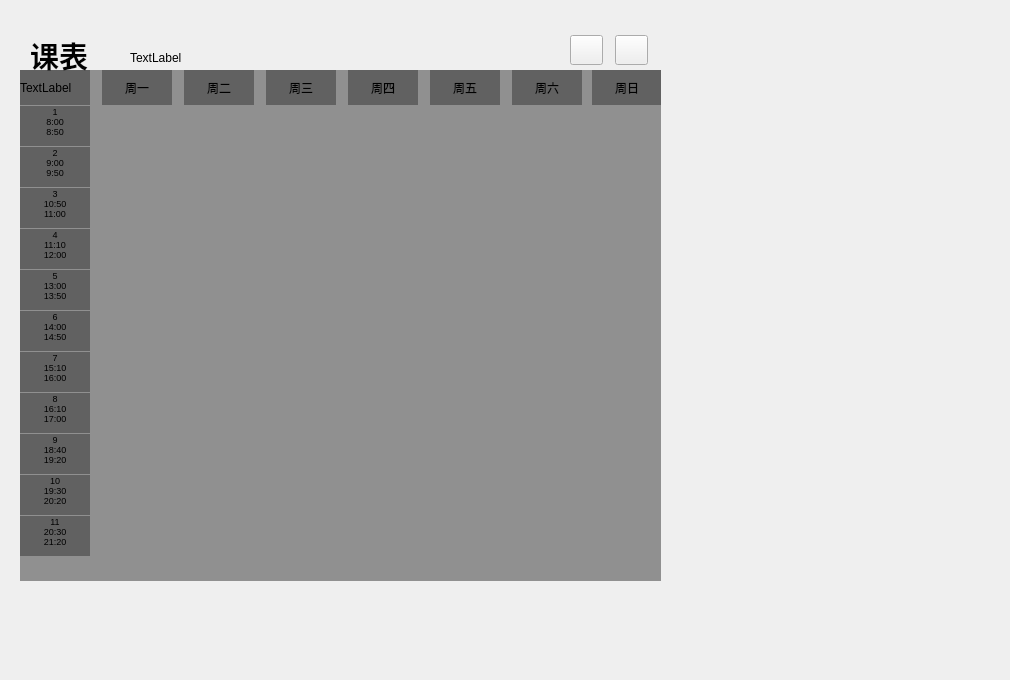
   <widget class="QWidget" name="page_classsheet">
    <widget class="QWidget" name="maincontextphoto_2" native="true">
     <property name="geometry">
      <rect>
       <x>0</x>
       <y>0</y>
       <width>1001</width>
       <height>671</height>
      </rect>
     </property>
     <property name="styleSheet">
      <string notr="true">QWidget#maincontextphoto_2
{
image: url(:/Themes/Assets/Themes/backgrounds/beach/2560x1600.jpg);

}</string>
     </property>
     <widget class="QLabel" name="ClassSheetTiltleLabel">
      <property name="geometry">
       <rect>
        <x>30</x>
        <y>40</y>
        <width>131</width>
        <height>31</height>
       </rect>
      </property>
      <property name="font">
       <font>
        <family>微软雅黑</family>
        <pointsize>22</pointsize>
        <bold>true</bold>
        <stylestrategy>PreferAntialias</stylestrategy>
       </font>
      </property>
      <property name="text">
       <string>课表</string>
      </property>
      <property name="textFormat">
       <enum>Qt::TextFormat::PlainText</enum>
      </property>
     </widget>
     <widget class="QLabel" name="MydayDateLabel_2">
      <property name="geometry">
       <rect>
        <x>130</x>
        <y>50</y>
        <width>121</width>
        <height>16</height>
       </rect>
      </property>
      <property name="text">
       <string>TextLabel</string>
      </property>
     </widget>
     <widget class="QWidget" name="class_sheet_widget" native="true">
      <property name="geometry">
       <rect>
        <x>20</x>
        <y>70</y>
        <width>641</width>
        <height>511</height>
       </rect>
      </property>
      <property name="styleSheet">
       <string notr="true">background-color: rgba(50, 50, 50, 128);</string>
      </property>
      <widget class="QLabel" name="nowmonth">
       <property name="geometry">
        <rect>
         <x>0</x>
         <y>0</y>
         <width>70</width>
         <height>35</height>
        </rect>
       </property>
       <property name="text">
        <string>TextLabel</string>
       </property>
      </widget>
      <widget class="QLabel" name="MondayLabel">
       <property name="geometry">
        <rect>
         <x>82</x>
         <y>0</y>
         <width>70</width>
         <height>35</height>
        </rect>
       </property>
       <property name="text">
        <string>周一</string>
       </property>
       <property name="alignment">
        <set>Qt::AlignmentFlag::AlignCenter</set>
       </property>
      </widget>
      <widget class="QLabel" name="TuesdayLabel">
       <property name="geometry">
        <rect>
         <x>164</x>
         <y>0</y>
         <width>70</width>
         <height>35</height>
        </rect>
       </property>
       <property name="text">
        <string>周二</string>
       </property>
       <property name="alignment">
        <set>Qt::AlignmentFlag::AlignCenter</set>
       </property>
      </widget>
      <widget class="QLabel" name="ThursdayLabel">
       <property name="geometry">
        <rect>
         <x>246</x>
         <y>0</y>
         <width>70</width>
         <height>35</height>
        </rect>
       </property>
       <property name="text">
        <string>周三</string>
       </property>
       <property name="alignment">
        <set>Qt::AlignmentFlag::AlignCenter</set>
       </property>
      </widget>
      <widget class="QLabel" name="WednesdayLabel">
       <property name="geometry">
        <rect>
         <x>328</x>
         <y>0</y>
         <width>70</width>
         <height>35</height>
        </rect>
       </property>
       <property name="text">
        <string>周四</string>
       </property>
       <property name="alignment">
        <set>Qt::AlignmentFlag::AlignCenter</set>
       </property>
      </widget>
      <widget class="QLabel" name="FridayLabel">
       <property name="geometry">
        <rect>
         <x>492</x>
         <y>0</y>
         <width>70</width>
         <height>35</height>
        </rect>
       </property>
       <property name="text">
        <string>周六</string>
       </property>
       <property name="alignment">
        <set>Qt::AlignmentFlag::AlignCenter</set>
       </property>
      </widget>
      <widget class="QLabel" name="SaturdayLabel">
       <property name="geometry">
        <rect>
         <x>572</x>
         <y>0</y>
         <width>70</width>
         <height>35</height>
        </rect>
       </property>
       <property name="text">
        <string>周日</string>
       </property>
       <property name="alignment">
        <set>Qt::AlignmentFlag::AlignCenter</set>
       </property>
      </widget>
      <widget class="QLabel" name="Sundaylabel">
       <property name="geometry">
        <rect>
         <x>410</x>
         <y>0</y>
         <width>70</width>
         <height>35</height>
        </rect>
       </property>
       <property name="text">
        <string>周五</string>
       </property>
       <property name="alignment">
        <set>Qt::AlignmentFlag::AlignCenter</set>
       </property>
      </widget>
      <widget class="QLabel" name="label_9">
       <property name="geometry">
        <rect>
         <x>0</x>
         <y>36</y>
         <width>70</width>
         <height>40</height>
        </rect>
       </property>
       <property name="font">
        <font>
         <pointsize>7</pointsize>
        </font>
       </property>
       <property name="text">
        <string>1
8:00
8:50</string>
       </property>
       <property name="alignment">
        <set>Qt::AlignmentFlag::AlignHCenter|Qt::AlignmentFlag::AlignTop</set>
       </property>
      </widget>
      <widget class="QLabel" name="label_11">
       <property name="geometry">
        <rect>
         <x>0</x>
         <y>118</y>
         <width>70</width>
         <height>40</height>
        </rect>
       </property>
       <property name="font">
        <font>
         <pointsize>7</pointsize>
        </font>
       </property>
       <property name="text">
        <string>3
10:50
11:00</string>
       </property>
       <property name="alignment">
        <set>Qt::AlignmentFlag::AlignHCenter|Qt::AlignmentFlag::AlignTop</set>
       </property>
      </widget>
      <widget class="QLabel" name="label_13">
       <property name="geometry">
        <rect>
         <x>0</x>
         <y>200</y>
         <width>70</width>
         <height>40</height>
        </rect>
       </property>
       <property name="font">
        <font>
         <pointsize>7</pointsize>
        </font>
       </property>
       <property name="text">
        <string>5
13:00
13:50</string>
       </property>
       <property name="alignment">
        <set>Qt::AlignmentFlag::AlignHCenter|Qt::AlignmentFlag::AlignTop</set>
       </property>
      </widget>
      <widget class="QLabel" name="label_10">
       <property name="geometry">
        <rect>
         <x>0</x>
         <y>77</y>
         <width>70</width>
         <height>40</height>
        </rect>
       </property>
       <property name="font">
        <font>
         <pointsize>7</pointsize>
        </font>
       </property>
       <property name="text">
        <string>2
9:00
9:50</string>
       </property>
       <property name="alignment">
        <set>Qt::AlignmentFlag::AlignHCenter|Qt::AlignmentFlag::AlignTop</set>
       </property>
      </widget>
      <widget class="QLabel" name="label_15">
       <property name="geometry">
        <rect>
         <x>0</x>
         <y>282</y>
         <width>70</width>
         <height>40</height>
        </rect>
       </property>
       <property name="font">
        <font>
         <pointsize>7</pointsize>
        </font>
       </property>
       <property name="text">
        <string>7
15:10
16:00</string>
       </property>
       <property name="alignment">
        <set>Qt::AlignmentFlag::AlignHCenter|Qt::AlignmentFlag::AlignTop</set>
       </property>
      </widget>
      <widget class="QLabel" name="label_14">
       <property name="geometry">
        <rect>
         <x>0</x>
         <y>241</y>
         <width>70</width>
         <height>40</height>
        </rect>
       </property>
       <property name="font">
        <font>
         <pointsize>7</pointsize>
        </font>
       </property>
       <property name="text">
        <string>6
14:00
14:50</string>
       </property>
       <property name="alignment">
        <set>Qt::AlignmentFlag::AlignHCenter|Qt::AlignmentFlag::AlignTop</set>
       </property>
      </widget>
      <widget class="QLabel" name="label_18">
       <property name="geometry">
        <rect>
         <x>0</x>
         <y>405</y>
         <width>70</width>
         <height>40</height>
        </rect>
       </property>
       <property name="font">
        <font>
         <pointsize>7</pointsize>
        </font>
       </property>
       <property name="text">
        <string>10
19:30
20:20</string>
       </property>
       <property name="alignment">
        <set>Qt::AlignmentFlag::AlignHCenter|Qt::AlignmentFlag::AlignTop</set>
       </property>
      </widget>
      <widget class="QLabel" name="label_17">
       <property name="geometry">
        <rect>
         <x>0</x>
         <y>364</y>
         <width>70</width>
         <height>40</height>
        </rect>
       </property>
       <property name="font">
        <font>
         <pointsize>7</pointsize>
        </font>
       </property>
       <property name="text">
        <string>9
18:40
19:20</string>
       </property>
       <property name="alignment">
        <set>Qt::AlignmentFlag::AlignHCenter|Qt::AlignmentFlag::AlignTop</set>
       </property>
      </widget>
      <widget class="QLabel" name="label_19">
       <property name="geometry">
        <rect>
         <x>0</x>
         <y>446</y>
         <width>70</width>
         <height>40</height>
        </rect>
       </property>
       <property name="font">
        <font>
         <pointsize>7</pointsize>
        </font>
       </property>
       <property name="text">
        <string>11
20:30
21:20</string>
       </property>
       <property name="alignment">
        <set>Qt::AlignmentFlag::AlignHCenter|Qt::AlignmentFlag::AlignTop</set>
       </property>
      </widget>
      <widget class="QLabel" name="label_16">
       <property name="geometry">
        <rect>
         <x>0</x>
         <y>323</y>
         <width>70</width>
         <height>40</height>
        </rect>
       </property>
       <property name="font">
        <font>
         <pointsize>7</pointsize>
        </font>
       </property>
       <property name="text">
        <string>8
16:10
17:00</string>
       </property>
       <property name="alignment">
        <set>Qt::AlignmentFlag::AlignHCenter|Qt::AlignmentFlag::AlignTop</set>
       </property>
      </widget>
      <widget class="QLabel" name="label_12">
       <property name="geometry">
        <rect>
         <x>0</x>
         <y>159</y>
         <width>70</width>
         <height>40</height>
        </rect>
       </property>
       <property name="font">
        <font>
         <pointsize>7</pointsize>
        </font>
       </property>
       <property name="text">
        <string>4
11:10
12:00</string>
       </property>
       <property name="alignment">
        <set>Qt::AlignmentFlag::AlignHCenter|Qt::AlignmentFlag::AlignTop</set>
       </property>
      </widget>
     </widget>
     <widget class="QPushButton" name="pushButton_2">
      <property name="geometry">
       <rect>
        <x>660</x>
        <y>70</y>
        <width>21</width>
        <height>511</height>
       </rect>
      </property>
      <property name="styleSheet">
       <string notr="true">background:transparent;</string>
      </property>
      <property name="text">
       <string/>
      </property>
      <property name="icon">
       <iconset theme="QIcon::ThemeIcon::MediaSkipForward"/>
      </property>
      <property name="flat">
       <bool>true</bool>
      </property>
     </widget>
     <widget class="QPushButton" name="pushButton_3">
      <property name="geometry">
       <rect>
        <x>0</x>
        <y>70</y>
        <width>21</width>
        <height>511</height>
       </rect>
      </property>
      <property name="styleSheet">
       <string notr="true">background:transparent;</string>
      </property>
      <property name="text">
       <string/>
      </property>
      <property name="icon">
       <iconset theme="QIcon::ThemeIcon::GoPrevious"/>
      </property>
      <property name="flat">
       <bool>true</bool>
      </property>
     </widget>
     <widget class="QPushButton" name="add_class_by_hand">
      <property name="geometry">
       <rect>
        <x>570</x>
        <y>35</y>
        <width>33</width>
        <height>30</height>
       </rect>
      </property>
      <property name="text">
       <string/>
      </property>
      <property name="icon">
       <iconset resource="res.qrc">
        <normaloff>:/Themes/Assets/add_icon.svg</normaloff>:/Themes/Assets/add_icon.svg</iconset>
      </property>
      <property name="flat">
       <bool>false</bool>
      </property>
     </widget>
     <widget class="QPushButton" name="add_class_from_web">
      <property name="geometry">
       <rect>
        <x>615</x>
        <y>35</y>
        <width>33</width>
        <height>30</height>
       </rect>
      </property>
      <property name="text">
       <string/>
      </property>
      <property name="icon">
       <iconset resource="res.qrc">
        <normaloff>:/Themes/Assets/download.svg</normaloff>:/Themes/Assets/download.svg</iconset>
      </property>
      <property name="flat">
       <bool>false</bool>
      </property>
     </widget>
     <zorder>class_sheet_widget</zorder>
     <zorder>ClassSheetTiltleLabel</zorder>
     <zorder>MydayDateLabel_2</zorder>
     <zorder>pushButton_2</zorder>
     <zorder>pushButton_3</zorder>
     <zorder>add_class_by_hand</zorder>
     <zorder>add_class_from_web</zorder>
    </widget>
   </widget>
